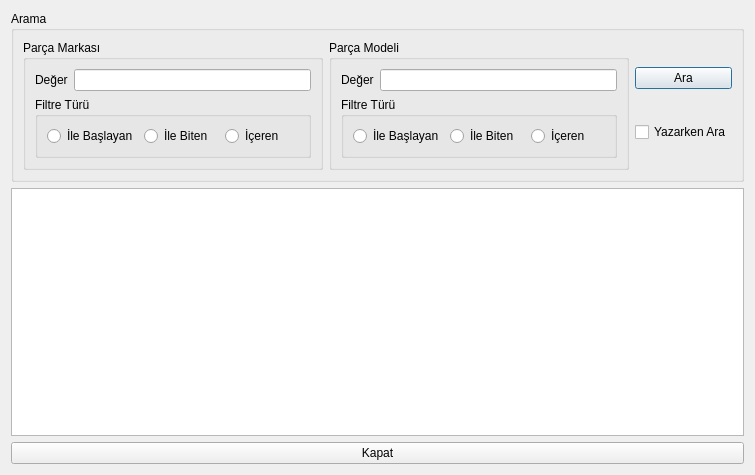
<?xml version="1.0" encoding="UTF-8"?>
<ui version="4.0">
 <class>TKNKasaListe</class>
 <widget class="QDialog" name="TKNKasaListe">
  <property name="geometry">
   <rect>
    <x>0</x>
    <y>0</y>
    <width>755</width>
    <height>475</height>
   </rect>
  </property>
  <property name="windowTitle">
   <string>Dialog</string>
  </property>
  <layout class="QVBoxLayout" name="verticalLayout_4">
   <item>
    <widget class="QGroupBox" name="groupBox">
     <property name="title">
      <string>Arama</string>
     </property>
     <layout class="QHBoxLayout" name="horizontalLayout_7">
      <item>
       <widget class="QGroupBox" name="groupBox_2">
        <property name="title">
         <string>Parça Markası</string>
        </property>
        <layout class="QVBoxLayout" name="verticalLayout">
         <item>
          <layout class="QHBoxLayout" name="horizontalLayout_3">
           <item>
            <widget class="QLabel" name="label">
             <property name="text">
              <string>Değer</string>
             </property>
             <property name="buddy">
              <cstring>leParcaMarkaDegeri</cstring>
             </property>
            </widget>
           </item>
           <item>
            <widget class="QLineEdit" name="leParcaMarkaDegeri"/>
           </item>
          </layout>
         </item>
         <item>
          <widget class="QGroupBox" name="groupBox_3">
           <property name="title">
            <string>Filtre Türü</string>
           </property>
           <layout class="QHBoxLayout" name="horizontalLayout_2">
            <item>
             <layout class="QHBoxLayout" name="horizontalLayout">
              <item>
               <widget class="QRadioButton" name="rbParcaMarkaIleBaslayan">
                <property name="text">
                 <string>İle Başlayan</string>
                </property>
               </widget>
              </item>
              <item>
               <widget class="QRadioButton" name="rbParcaMarkaIleBiten">
                <property name="text">
                 <string>İle Biten</string>
                </property>
               </widget>
              </item>
              <item>
               <widget class="QRadioButton" name="rbParcaMarkaIceren">
                <property name="text">
                 <string>İçeren</string>
                </property>
               </widget>
              </item>
             </layout>
            </item>
           </layout>
          </widget>
         </item>
        </layout>
       </widget>
      </item>
      <item>
       <widget class="QGroupBox" name="groupBox_4">
        <property name="title">
         <string>Parça Modeli</string>
        </property>
        <layout class="QVBoxLayout" name="verticalLayout_2">
         <item>
          <layout class="QHBoxLayout" name="horizontalLayout_4">
           <item>
            <widget class="QLabel" name="label_2">
             <property name="text">
              <string>Değer</string>
             </property>
             <property name="buddy">
              <cstring>leParcaMarkaDegeri</cstring>
             </property>
            </widget>
           </item>
           <item>
            <widget class="QLineEdit" name="leParcaModelDegeri"/>
           </item>
          </layout>
         </item>
         <item>
          <widget class="QGroupBox" name="groupBox_5">
           <property name="title">
            <string>Filtre Türü</string>
           </property>
           <layout class="QHBoxLayout" name="horizontalLayout_5">
            <item>
             <layout class="QHBoxLayout" name="horizontalLayout_6">
              <item>
               <widget class="QRadioButton" name="rbParcaModelIleBaslayan">
                <property name="text">
                 <string>İle Başlayan</string>
                </property>
               </widget>
              </item>
              <item>
               <widget class="QRadioButton" name="rbParcaModelIleBiten">
                <property name="text">
                 <string>İle Biten</string>
                </property>
               </widget>
              </item>
              <item>
               <widget class="QRadioButton" name="rbParcaModelIceren">
                <property name="text">
                 <string>İçeren</string>
                </property>
               </widget>
              </item>
             </layout>
            </item>
           </layout>
          </widget>
         </item>
        </layout>
       </widget>
      </item>
      <item>
       <layout class="QVBoxLayout" name="verticalLayout_3">
        <item>
         <widget class="QPushButton" name="pushButton">
          <property name="text">
           <string>Ara</string>
          </property>
         </widget>
        </item>
        <item>
         <widget class="QCheckBox" name="cbYazarkenAra">
          <property name="text">
           <string>Yazarken Ara</string>
          </property>
         </widget>
        </item>
       </layout>
      </item>
     </layout>
    </widget>
   </item>
   <item>
    <widget class="QTableWidget" name="tableWidget"/>
   </item>
   <item>
    <widget class="QPushButton" name="pushButton_2">
     <property name="text">
      <string>Kapat</string>
     </property>
    </widget>
   </item>
  </layout>
 </widget>
 <resources/>
 <connections>
  <connection>
   <sender>cbYazarkenAra</sender>
   <signal>clicked(bool)</signal>
   <receiver>pushButton</receiver>
   <slot>setDisabled(bool)</slot>
   <hints>
    <hint type="sourcelabel">
     <x>678</x>
     <y>125</y>
    </hint>
    <hint type="destinationlabel">
     <x>672</x>
     <y>91</y>
    </hint>
   </hints>
  </connection>
  <connection>
   <sender>leParcaModelDegeri</sender>
   <signal>textChanged(QString)</signal>
   <receiver>TKNKasaListe</receiver>
   <slot>Ara()</slot>
   <hints>
    <hint type="sourcelabel">
     <x>559</x>
     <y>82</y>
    </hint>
    <hint type="destinationlabel">
     <x>625</x>
     <y>190</y>
    </hint>
   </hints>
  </connection>
  <connection>
   <sender>leParcaMarkaDegeri</sender>
   <signal>textChanged(QString)</signal>
   <receiver>TKNKasaListe</receiver>
   <slot>Ara()</slot>
   <hints>
    <hint type="sourcelabel">
     <x>241</x>
     <y>86</y>
    </hint>
    <hint type="destinationlabel">
     <x>321</x>
     <y>190</y>
    </hint>
   </hints>
  </connection>
  <connection>
   <sender>rbParcaMarkaIceren</sender>
   <signal>clicked()</signal>
   <receiver>TKNKasaListe</receiver>
   <slot>Ara()</slot>
   <hints>
    <hint type="sourcelabel">
     <x>273</x>
     <y>143</y>
    </hint>
    <hint type="destinationlabel">
     <x>281</x>
     <y>184</y>
    </hint>
   </hints>
  </connection>
  <connection>
   <sender>rbParcaMarkaIleBiten</sender>
   <signal>clicked()</signal>
   <receiver>TKNKasaListe</receiver>
   <slot>Ara()</slot>
   <hints>
    <hint type="sourcelabel">
     <x>190</x>
     <y>135</y>
    </hint>
    <hint type="destinationlabel">
     <x>211</x>
     <y>190</y>
    </hint>
   </hints>
  </connection>
  <connection>
   <sender>rbParcaMarkaIleBaslayan</sender>
   <signal>clicked()</signal>
   <receiver>TKNKasaListe</receiver>
   <slot>Ara()</slot>
   <hints>
    <hint type="sourcelabel">
     <x>127</x>
     <y>137</y>
    </hint>
    <hint type="destinationlabel">
     <x>145</x>
     <y>186</y>
    </hint>
   </hints>
  </connection>
  <connection>
   <sender>rbParcaModelIceren</sender>
   <signal>clicked()</signal>
   <receiver>TKNKasaListe</receiver>
   <slot>Ara()</slot>
   <hints>
    <hint type="sourcelabel">
     <x>550</x>
     <y>137</y>
    </hint>
    <hint type="destinationlabel">
     <x>592</x>
     <y>186</y>
    </hint>
   </hints>
  </connection>
  <connection>
   <sender>rbParcaModelIleBiten</sender>
   <signal>clicked()</signal>
   <receiver>TKNKasaListe</receiver>
   <slot>Ara()</slot>
   <hints>
    <hint type="sourcelabel">
     <x>469</x>
     <y>135</y>
    </hint>
    <hint type="destinationlabel">
     <x>510</x>
     <y>187</y>
    </hint>
   </hints>
  </connection>
  <connection>
   <sender>rbParcaModelIleBaslayan</sender>
   <signal>clicked()</signal>
   <receiver>TKNKasaListe</receiver>
   <slot>Ara()</slot>
   <hints>
    <hint type="sourcelabel">
     <x>385</x>
     <y>136</y>
    </hint>
    <hint type="destinationlabel">
     <x>436</x>
     <y>187</y>
    </hint>
   </hints>
  </connection>
  <connection>
   <sender>pushButton_2</sender>
   <signal>clicked()</signal>
   <receiver>TKNKasaListe</receiver>
   <slot>accept()</slot>
   <hints>
    <hint type="sourcelabel">
     <x>677</x>
     <y>446</y>
    </hint>
    <hint type="destinationlabel">
     <x>744</x>
     <y>345</y>
    </hint>
   </hints>
  </connection>
 </connections>
 <slots>
  <slot>Ara()</slot>
 </slots>
</ui>
